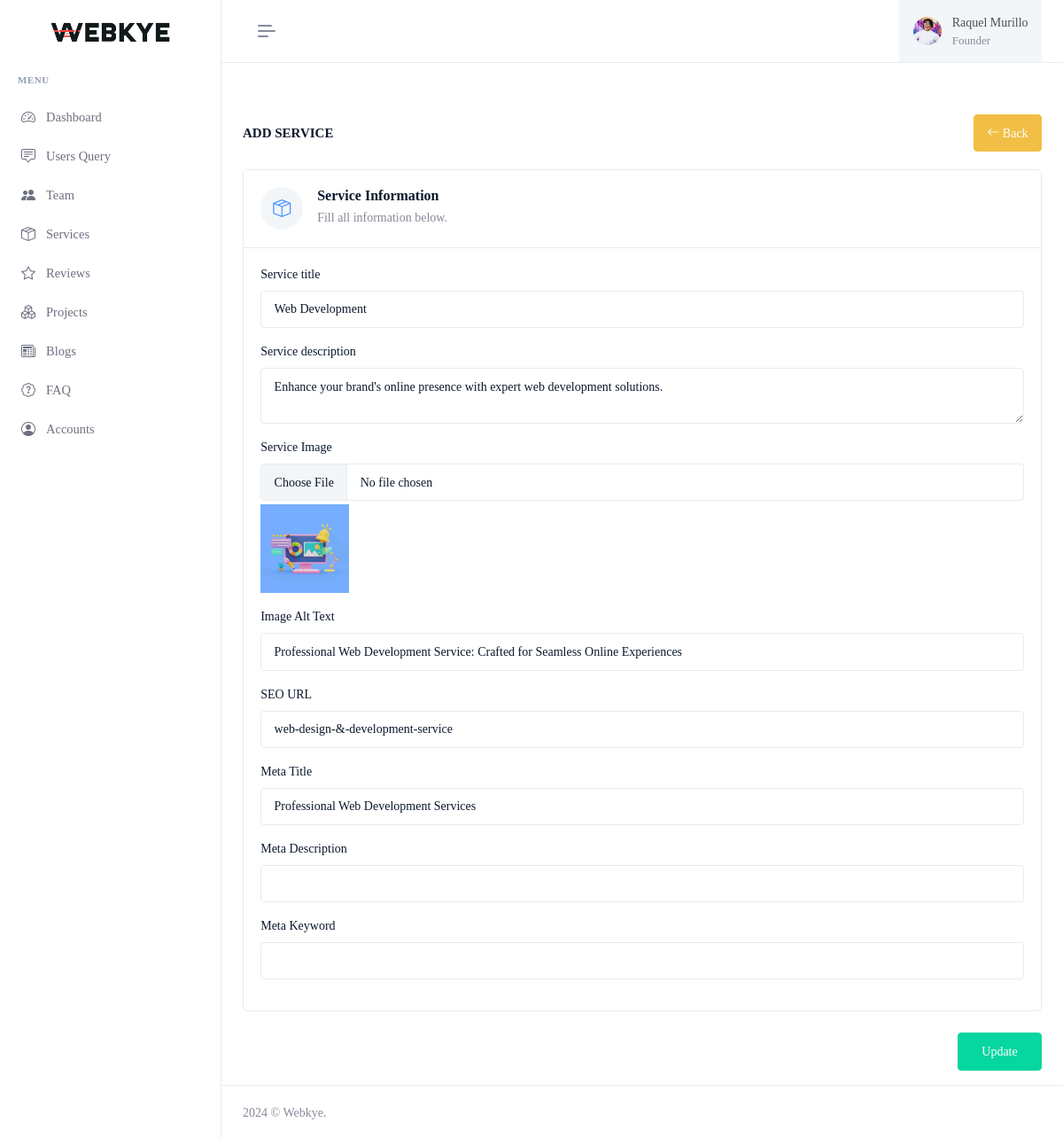
/admin/add-service?id=23 (signed in), run on the app's committed database.
### tables this page shows
CREATE TABLE `services` (
  `id` int(11) NOT NULL,
  `img` text NOT NULL,
  `alt` varchar(266) NOT NULL,
  `heading` varchar(266) NOT NULL,
  `description` text NOT NULL,
  `detail` text NOT NULL,
  `seo_url` text NOT NULL,
  `meta_title` varchar(266) NOT NULL,
  `meta_desc` text NOT NULL,
  `meta_keyword` text NOT NULL
);

### admin/add-service.php (the view, shortened to what this page needs)
<?php
include ("includes/connection.php");
$img = "";
$alt_text = "";
$title = "";
$desc = "";
$seo_url = "";
$meta_title = "";
$meta_desc = "";
$meta_keyword = "";
if (isset($_GET['id']) && $_GET['id'] != "") {
    $id = $_GET["id"];
    $sql = "SELECT * FROM `services` WHERE `id`='$id'";
    $result = mysqli_query($conn, $sql);
    $numrow = mysqli_num_rows($result);
    if ($numrow > 0) {
        $row = mysqli_fetch_assoc($result);
        $img = $row['img'];
        $alt_text = $row['alt'];
        $title = $row['heading'];
        $desc = $row['description'];
        $seo_url = $row['seo_url'];
        $meta_title = $row['meta_title'];
        $meta_desc = $row['meta_desc'];
        $meta_keyword = $row['meta_keyword'];
    }
}
?>
<!doctype html>
<html lang="en" data-layout="vertical" data-topbar="light" data-sidebar="light" data-sidebar-size="lg"
    data-sidebar-image="none" data-preloader="disable" data-body-image="none">
<head>
    <?php include ('includes/head.php') ?>
</head>
<body>
    <div id="layout-wrapper">
        <?php include ("includes/top.php"); ?>
        <?php include ("includes/sidebar.php") ?>
        <div class="main-content">
            <div class="page-content">
                <div class="container-fluid">
                    <div class="row">
                        <div class="col-12">
                            <div class="page-title-box d-sm-flex align-items-center justify-content-between">
                                <h4 class="mb-sm-0">Add Service</h4>
                                <div>
                                    <a href="services.php" class="btn btn-warning" id="addproduct-btn"><i
                                            class="bi bi-arrow-left"></i> Back</a>
                                </div>
                            </div>
                        </div>
                    </div>
                    <form autocomplete="off" method="post" enctype="multipart/form-data">
                        <div class="row">
                            <div class="col-12">
                                <div class="card">
                                    <div class="card-header">
                                        <div class="d-flex">
                                            <div class="flex-shrink-0 me-3">
                                                <div class="avatar-sm">
                                                    <div
                                                        class="avatar-title rounded-circle bg-light text-primary fs-20">
                                                        <i class="bi bi-box-seam"></i>
                                                    </div>
                                                </div>
                                            </div>
                                            <div class="flex-grow-1">
                                                <h5 class="card-title mb-1">Service Information</h5>
                                                <p class="text-muted mb-0">Fill all information below.</p>
                                            </div>
                                        </div>
                                    </div>
                                    <div class="card-body">
                                        <div class="mb-3">
                                            <label class="form-label" for="Service-title-input">Service title</label>
                                            <input type="text" class="form-control" id="service-title-input"
                                                name="title" value="<?php echo $title ?>"
                                                placeholder="Enter service title" required>
                                        </div>
                                        <div class="mb-3">
                                            <label class="form-label">Service description</label>
                                            <textarea name="desc" class="form-control"
                                                required><?php echo $desc ?></textarea>
                                        </div>
                                        <div class="mb-3">
                                            <label class="form-label" for="service-icon-input">Service Image</label>
                                            <input type="file" class="form-control" id="service-icon-input" name="img"
                                                <?php if (!isset($_GET['id'])) {
                                                    echo "required";
                                                } ?>>
                                            <?php if (!empty($img)) { ?>
                                                <img src="../assets/img/services/<?php echo $img ?>" class="img-fluid mt-1"
                                                    width="100px" alt="">
                                            <?php } ?>
                                        </div>
                                        <div class="mb-3">
                                            <label class="form-label" for="service-icon-input">Image Alt Text</label>
                                            <input type="text" class="form-control" value="<?php echo $alt_text ?>"
                                                id="service-icon-input" name="alt-text" required>
                                        </div>
                                        <div class="mb-3">
                                            <label class="form-label" for="service-icon-input">SEO URL</label>
                                            <input type="text" class="form-control" value="<?php echo $seo_url ?>"
                                                id="service-icon-input" name="seo_url" required>
                                        </div>
                                        <div class="mb-3">
                                            <label class="form-label" for="service-icon-input">Meta Title</label>
                                            <input type="text" class="form-control" value="<?php echo $meta_title ?>"
                                                id="service-icon-input" name="meta_title">
                                        </div>
                                        <div class="mb-3">
                                            <label class="form-label" for="service-icon-input">Meta Description</label>
                                            <input type="text" class="form-control" value="<?php echo $meta_desc ?>"
                                                id="service-icon-input" name="meta_desc">
                                        </div>
                                        <div class="mb-3">
                                            <label class="form-label" for="service-icon-input">Meta Keyword</label>
                                            <input type="text" class="form-control" value="<?php echo $meta_keyword ?>"
                                                id="service-icon-input" name="meta_keyword" >
                                        </div>
                                    </div>
                                </div>
                                <div class="text-end mb-3">
                                    <?php
                                    if (isset($_GET['id']) && !empty($_GET['id'])) {
                                        ?>
                                        <input type="submit" name="UpdateService" class="btn btn-success w-sm"
                                            value="Update">
                                    <?php } else { ?>
                                        <input type="submit" name="addService" class="btn btn-success w-sm" value="Submit">
                                    <?php } ?>
                                </div>
                            </div>
                        </div>
                    </form>
                </div>
                <?php include ('includes/footer.php') ?>
            </div>
        </div>
    </div>
</body>
</html>

### data on the page
services: title "Web Development", desc "Enhance your brand's online presence with expert web development solutions.", img (picture), alt-text "Professional Web Development Service: Crafted for Seamless Online Experiences", seo_url "web-design-&-development-service", meta_title "Professional Web Development Services"
